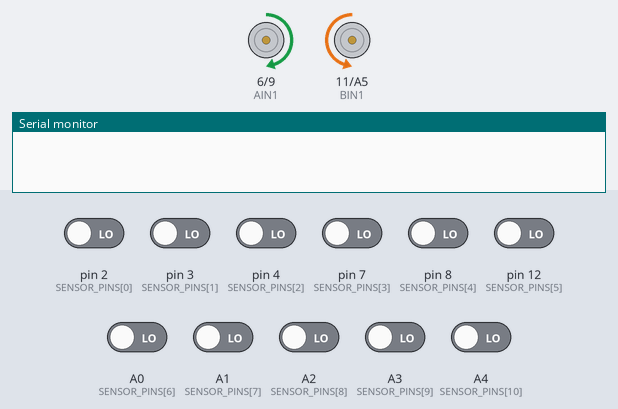
A sketch run on a simulated Arduino Nano, built with avr-gcc and run on an emulated ATmega328P. Shown: motor-driver pin pairs drawn as motors (green arrow = first pin HIGH = forward, orange = second pin HIGH = backward, longer = more drive, scaled by the enable pin), the last lines printed to the serial monitor. Inputs (shaded band) come from the test bench; at power-on: A0 (SENSOR_PINS[6]), A1 (SENSOR_PINS[7]), A2 (SENSOR_PINS[8]), A3 (SENSOR_PINS[9]), A4 (SENSOR_PINS[10]), pin 2 (SENSOR_PINS[0]), pin 3 (SENSOR_PINS[1]), pin 4 (SENSOR_PINS[2]), pin 7 (SENSOR_PINS[3]), pin 8 (SENSOR_PINS[4]), pin 12 (SENSOR_PINS[5]) LOW.

Above: at 4.2 s.
4.3 s: pin 2 (SENSOR_PINS[0]) driven HIGH
At 4.7 s:
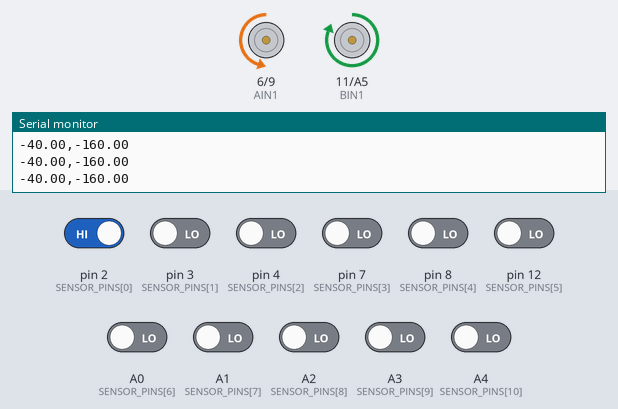
5.8 s: pin 3 (SENSOR_PINS[1]) driven HIGH
At 7.0 s:
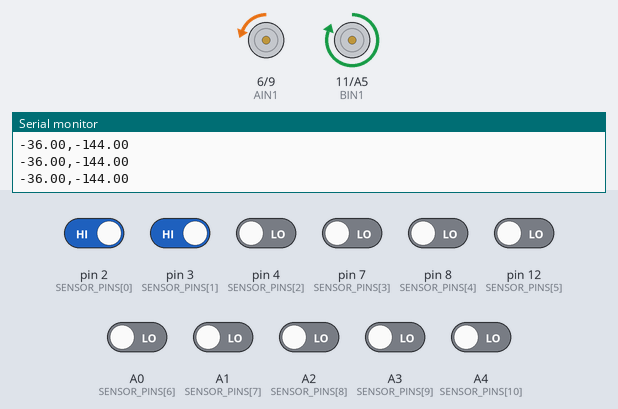
7.3 s: pin 4 (SENSOR_PINS[2]) driven HIGH
At 8.2 s:
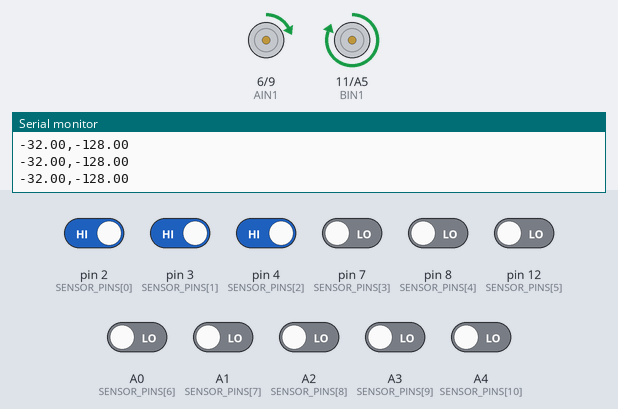
8.8 s: A2 (SENSOR_PINS[8]) driven HIGH
At 9.4 s:
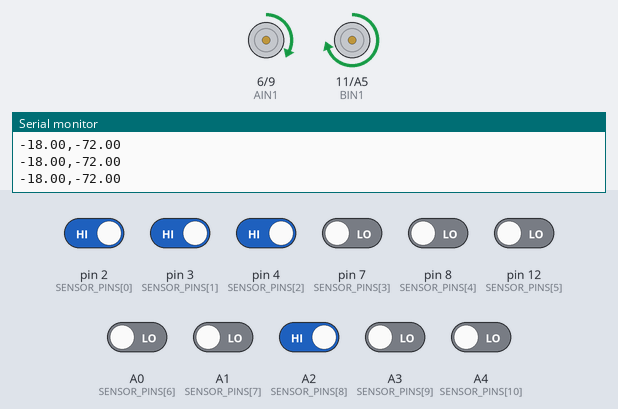
10.3 s: pin 7 (SENSOR_PINS[3]) driven HIGH
At 11.5 s:
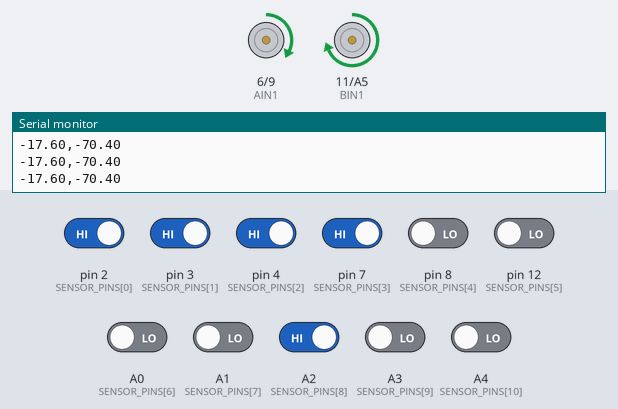
11.8 s: pin 2 (SENSOR_PINS[0]) driven LOW
At 12.9 s:
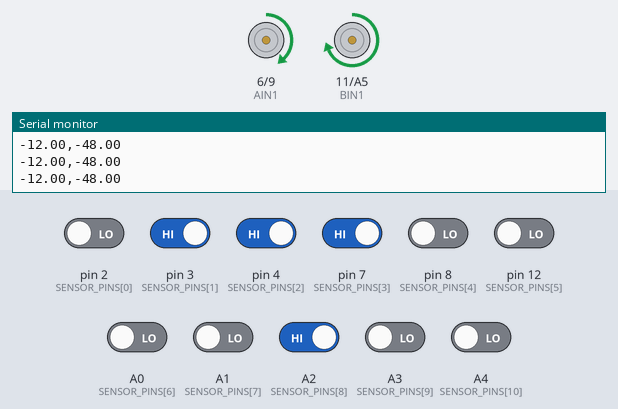
Timing chart, 0 to 14.3 s (numbered marks = the images above; inputs shaded):
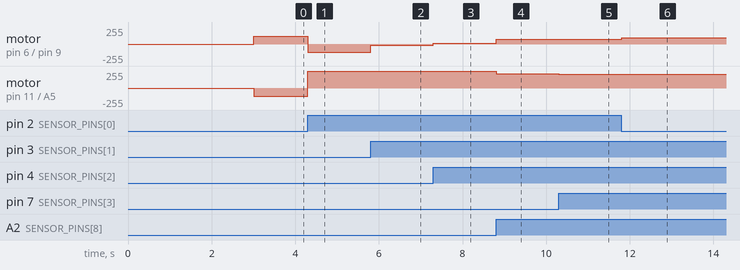

Measured:
- after the input at 4.3 s, motor on pin 6 (AIN1) / pin 9 (AIN2): forward 120/255 → backward 120/255 at once; motor on pin 11 (BIN1) / A5 (BIN2): backward 120/255 → forward 255/255 at once
- after the input at 5.8 s, motor on pin 6 (AIN1) / pin 9 (AIN2): backward 120/255 → backward 20/255 at once
- after the input at 7.3 s, motor on pin 6 (AIN1) / pin 9 (AIN2): backward 20/255 → forward 12/255 at once
- after the input at 8.8 s, motor on pin 6 (AIN1) / pin 9 (AIN2): forward 12/255 → forward 68/255 at once; motor on pin 11 (BIN1) / A5 (BIN2): forward 255/255 → forward 212/255 at once
- after the input at 10.3 s, motor on pin 6 (AIN1) / pin 9 (AIN2): forward 68/255 → forward 70/255 at once; motor on pin 11 (BIN1) / A5 (BIN2): forward 212/255 → forward 210/255 at once
- after the input at 11.8 s, motor on pin 6 (AIN1) / pin 9 (AIN2): forward 70/255 → forward 92/255 at once

The sketch:

ace_liner_v2.ino
```cpp
/*
  ACE Liner V2 - PD line follower, starter sketch (11-channel digital sensor bar)
  Math: docs/ace_liner_v2_math.md

  EDIT BEFORE UPLOAD: every pin and gain below is a placeholder.
  Avoid D13 if your board has the buzzer on it.
  Motor driver: TB6612FNG (tie STBY to 5V, no pin used).

  PIN COUNT WARNING: 11 sensors + 6 motor pins + the JSumo start module is more than a Nano
  has free. If your bar reads through a shift register, multiplexer, or expansion board,
  replace the body of readBar() and leave the rest as is.

  Logic:
    e = weighted position of the line (mm, negative = line on the left)
    S = number of sensors on the line
    S == 0         line lost: pivot toward the side it was last seen
    S >= S_INT     intersection: ignore e, drive straight for INTERSECTION_MS
    otherwise      PD on e
*/

// ---------- Pins (EDIT) ----------
const uint8_t N = 11;
const uint8_t SENSOR_PINS[N] = {2, 3, 4, 7, 8, 12, A0, A1, A2, A3, A4};   // left to right (EDIT)
const bool    LINE_IS_HIGH   = true;                   // true if the sensor reads HIGH on the line

const uint8_t PWMA = 5,  AIN1 = 6,  AIN2 = 9;          // left motor
const uint8_t PWMB = 10, BIN1 = 11, BIN2 = A5;         // right motor

// ---------- Geometry and gains (EDIT, then tune) ----------
const float SENSOR_SPACING_MM = 8.0;      // d
const uint8_t S_INT = 6;                  // sensors on at once that count as an intersection (see math page, section 4)
const int   BASE_SPEED   = 140;           // 0-255
const float KP = 4.0;                     // PWM per mm of error
const float KD = 0.4;                     // PWM per (mm/s). Raise it to damp the wiggle
const int   TURN_SPEED   = 120;           // pivot speed when the line is lost
const unsigned long INTERSECTION_MS = 120;  // about (L + crossing width) / v
const unsigned long LOOP_US = 2000;       // 500 Hz
const unsigned long START_DELAY_MS = 3000;

const bool LOG_SERIAL = true;             // print e and u for tuning (115200 baud)

// ---------- State ----------
float prevE = 0;
int   lastSign = 1;                       // side the line was last seen on
unsigned long lastLoop = 0, lastLog = 0;

void setMotor(uint8_t pwm, uint8_t in1, uint8_t in2, int speed) {
  speed = constrain(speed, -255, 255);
  digitalWrite(in1, speed >= 0 ? HIGH : LOW);
  digitalWrite(in2, speed >= 0 ? LOW : HIGH);
  analogWrite(pwm, abs(speed));
}

void drive(int left, int right) {
  setMotor(PWMA, AIN1, AIN2, left);
  setMotor(PWMB, BIN1, BIN2, right);
}

// Fills on[i] with true when sensor i sees the line. Replace this body if the bar
// is not read with one pin per sensor.
void readBar(bool *on) {
  for (uint8_t i = 0; i < N; i++)
    on[i] = (digitalRead(SENSOR_PINS[i]) == HIGH) == LINE_IS_HIGH;
}

void setup() {
  for (uint8_t i = 0; i < N; i++) pinMode(SENSOR_PINS[i], INPUT);
  pinMode(PWMA, OUTPUT); pinMode(AIN1, OUTPUT); pinMode(AIN2, OUTPUT);
  pinMode(PWMB, OUTPUT); pinMode(BIN1, OUTPUT); pinMode(BIN2, OUTPUT);
  Serial.begin(115200);
  delay(START_DELAY_MS);
  lastLoop = micros();
}

void loop() {
  if (micros() - lastLoop < LOOP_US) return;
  float dt = (micros() - lastLoop) / 1e6;
  lastLoop = micros();

  // read the sensor bar
  bool on[N];
  readBar(on);
  int S = 0;
  float sumX = 0;
  for (uint8_t i = 0; i < N; i++) {
    if (on[i]) {
      S++;
      sumX += (i - (N - 1) / 2.0) * SENSOR_SPACING_MM;
    }
  }

  if (S == 0) {                           // line lost: pivot toward where it was last seen
    drive(lastSign * TURN_SPEED, -lastSign * TURN_SPEED);
    return;
  }

  if (S >= S_INT) {                       // intersection: hold straight, ignore e
    drive(BASE_SPEED, BASE_SPEED);
    delay(INTERSECTION_MS);
    prevE = 0;
    return;
  }

  float e = sumX / S;                     // mm, positive = line on the right
  float de = (e - prevE) / dt;            // mm/s
  prevE = e;
  if (e > 0.5) lastSign = 1; else if (e < -0.5) lastSign = -1;

  float u = KP * e + KD * de;             // PWM difference
  int left  = BASE_SPEED + (int)u;        // line on the right -> left wheel faster -> turn right
  int right = BASE_SPEED - (int)u;
  drive(left, right);

  if (LOG_SERIAL && millis() - lastLog >= 10) {
    lastLog = millis();
    Serial.print(e); Serial.print(','); Serial.println(u);
  }
}
```
